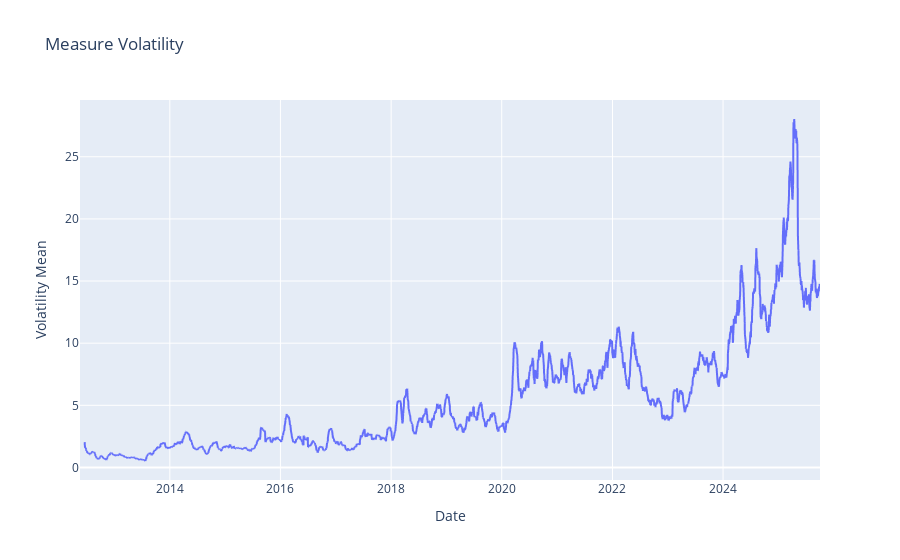

Here is the notebook cell this chart was saved with:
### Code cell
# Show it
fig = px.line(df_stock, x="date", y="volatility_mean", title="Measure Volatility", 
              labels={"date": "Date", "volatility_mean": "Volatility Mean"})
fig.show()

### Figure 1 — Plotly figure (JSON) as saved in the notebook; plotly's stock layout.template omitted (floating-point values rounded to 4 significant figures; data arrays with more than 128 entries replaced by an {"elided": "..."} marker saying what was removed)
{"data": [{"hovertemplate": "Date=%{x}<br>Volatility Mean=%{y}<extra></extra>", "legendgroup": "", "line": {"color": "#636efa", "dash": "solid"}, "marker": {"symbol": "circle"}, "mode": "lines", "name": "", "showlegend": false, "type": "scattergl", "x": {"elided": "3362 str values"}, "xaxis": "x", "y": {"elided": "3362 float values"}, "yaxis": "y"}], "layout": {"legend": {"tracegroupgap": 0}, "title": {"text": "Measure Volatility"}, "xaxis": {"anchor": "y", "domain": [0, 1], "title": {"text": "Date"}}, "yaxis": {"anchor": "x", "domain": [0, 1], "title": {"text": "Volatility Mean"}}}}
